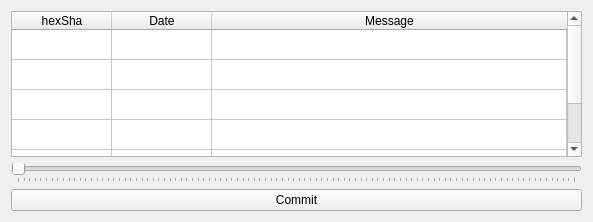
<?xml version="1.0" encoding="UTF-8"?>
<ui version="4.0">
 <class>GitNavigatorW</class>
 <widget class="QWidget" name="GitNavigatorW">
  <property name="geometry">
   <rect>
    <x>0</x>
    <y>0</y>
    <width>593</width>
    <height>222</height>
   </rect>
  </property>
  <property name="windowTitle">
   <string>Git Navigator</string>
  </property>
  <layout class="QVBoxLayout" name="verticalLayout">
   <item>
    <widget class="QTableWidget" name="logTW">
     <property name="editTriggers">
      <set>QAbstractItemView::NoEditTriggers</set>
     </property>
     <property name="selectionMode">
      <enum>QAbstractItemView::SingleSelection</enum>
     </property>
     <property name="selectionBehavior">
      <enum>QAbstractItemView::SelectRows</enum>
     </property>
     <attribute name="horizontalHeaderStretchLastSection">
      <bool>true</bool>
     </attribute>
     <attribute name="verticalHeaderVisible">
      <bool>false</bool>
     </attribute>
     <attribute name="verticalHeaderStretchLastSection">
      <bool>false</bool>
     </attribute>
     <row>
      <property name="text">
       <string>New Row</string>
      </property>
     </row>
     <row>
      <property name="text">
       <string>New Row</string>
      </property>
     </row>
     <row>
      <property name="text">
       <string>New Row</string>
      </property>
     </row>
     <row>
      <property name="text">
       <string>New Row</string>
      </property>
     </row>
     <row>
      <property name="text">
       <string>New Row</string>
      </property>
     </row>
     <row>
      <property name="text">
       <string>New Row</string>
      </property>
     </row>
     <column>
      <property name="text">
       <string>hexSha</string>
      </property>
     </column>
     <column>
      <property name="text">
       <string>Date</string>
      </property>
     </column>
     <column>
      <property name="text">
       <string>Message</string>
      </property>
     </column>
    </widget>
   </item>
   <item>
    <widget class="QSlider" name="scrabHS">
     <property name="orientation">
      <enum>Qt::Horizontal</enum>
     </property>
     <property name="tickPosition">
      <enum>QSlider::TicksBelow</enum>
     </property>
    </widget>
   </item>
   <item>
    <widget class="QPushButton" name="savePB">
     <property name="text">
      <string>Commit</string>
     </property>
    </widget>
   </item>
  </layout>
 </widget>
 <resources/>
 <connections/>
</ui>
